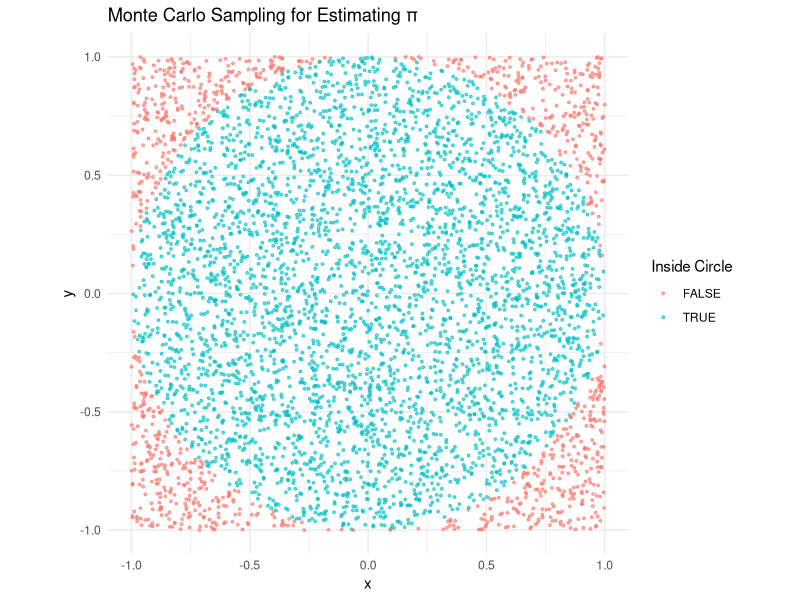
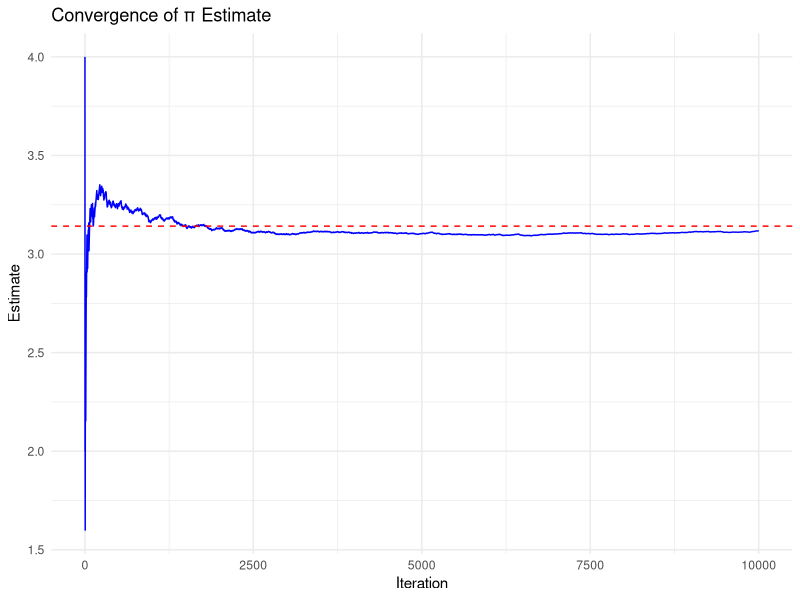

Write the R code that produced these figures, in order.
# Monte Carlo estimation of pi

estimate_pi <- function(n = 5000) {
  x <- runif(n, -1, 1)
  y <- runif(n, -1, 1)
  inside <- (x^2 + y^2) <= 1
  
  list(
    pi_hat = 4 * mean(inside),
    x = x,
    y = y,
    inside = inside
  )
}

# Example simulation
set.seed(197)
res <- estimate_pi()

# Figures
library(ggplot2)

df <- data.frame(x = res$x, y = res$y, inside = res$inside)

p_scatter <- ggplot(df, aes(x, y, color = inside)) +
  geom_point(alpha = 0.6, size = 0.7) +
  coord_equal() +
  theme_minimal() +
  labs(title = "Monte Carlo Sampling for Estimating π",
       color = "Inside Circle")

ggsave("img/pi-scatter.png", p_scatter, width = 6, height = 6)

# Convergence figure
n <- 10000
x <- runif(n, -1, 1)
y <- runif(n, -1, 1)
inside <- (x^2 + y^2) <= 1

pi_est <- 4 * cumsum(inside) / seq_len(n)

df_conv <- data.frame(iteration = seq_len(n), estimate = pi_est)

p_conv <- ggplot(df_conv, aes(iteration, estimate)) +
  geom_line(color = "blue") +
  geom_hline(yintercept = pi, linetype = "dashed", color = "red") +
  theme_minimal() +
  labs(title = "Convergence of π Estimate",
       x = "Iteration",
       y = "Estimate")

ggsave("img/pi-convergence.png", p_conv, width = 7, height = 4)
